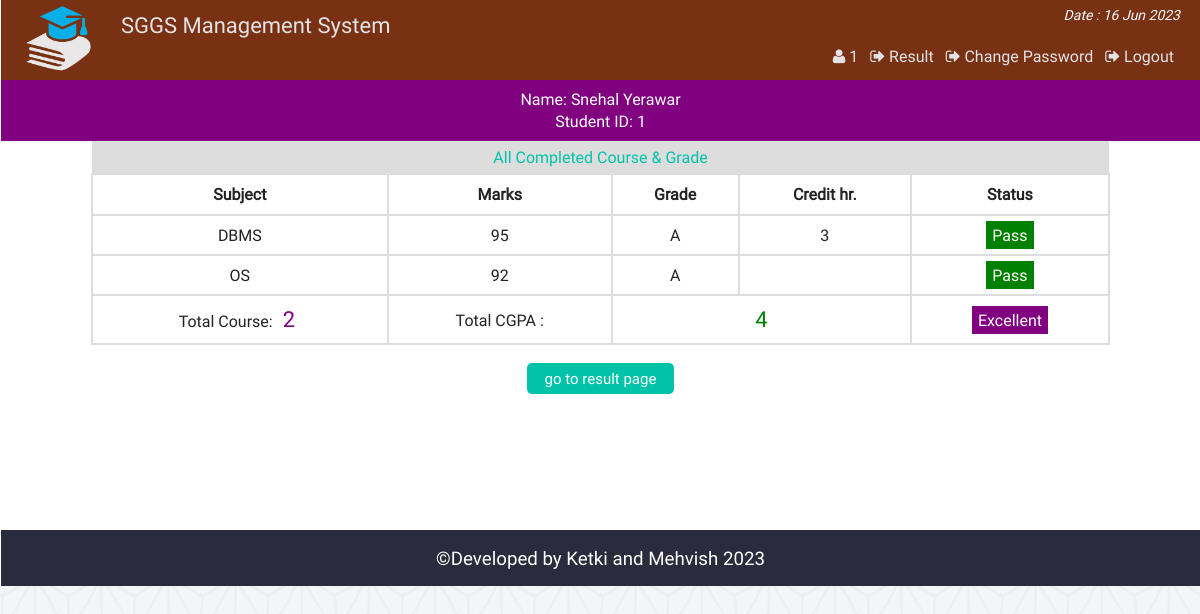
The app's page /view_single_cgpa.php?vr=1&vn=Snehal Yerawar (signed in) with its own data.
### tables this page shows
CREATE TABLE `result` (
  `id` int(11) NOT NULL,
  `st_id` int(11) NOT NULL,
  `marks` int(5) NOT NULL,
  `sub` varchar(50) NOT NULL,
  `semester` varchar(20) NOT NULL
);

### php/functions.php (called while the page is built, shortened)
<?php
class login_registration_class{
	public function view_cgpa($stid){
		global $conn;
		$sql = "select * from result where st_id='$stid'";
		$result = $conn->query($sql);
		return $result;
	}
};
?>

### view_single_cgpa.php (the view, shortened to what this page needs)
<?php
	require "php/config.php";
	require_once "php/functions.php";
	$user = new login_registration_class();
	if(isset($_REQUEST['vr'])){
		$stid = $_REQUEST['vr'];
		$name = $_REQUEST['vn'];
	}
?>
<?php
include "php/headertop.php";
?>
<div class="all_student fix">
		<?php
		function credit_hour($x){
			if($x=="DBMS") return 3;
			elseif($x == "DBMS Lab") return 1;
			elseif($x == "Mathematics") return 4;
			elseif($x == "Programming") return 3;
			elseif($x == "Programming Lab") return 1;
			elseif($x == "English") return 4;
			elseif($x == "Physics") return 3;
			elseif($x == "Chemistry") return 3;
			elseif($x == "Psychology") return 3;
		}
		function grade_point($gd){
			if($gd<60) return 0;
			elseif($gd>=60 && $gd<70) return 1;
			elseif($gd>=70 && $gd<80) return 2;
			elseif($gd>=80 && $gd<90) return 3;
			elseif($gd>=90 && $gd<=100) return 4;
		}
		?>
	<div class="fix">
	<p style="text-align:center;color:#fff;background:purple;margin:0;padding:8px;"><?php echo "Name: ".$name."<br>Student ID: " . $stid; ?></p>
	</div>
<div  class="fix">
	<p style='text-align:center;background:#ddd;color:#01C3AA;padding:5px;width:84%;margin:0 auto'>All Completed Course & Grade</p>
</div>
	<?php
			$i=0;
			$ch = 0;
			$gp = 0;
				$get_result = $user->view_cgpa($stid);
				if($get_result && ($get_result->num_rows)>0){
			?>
				<table class="tab_two" style="text-align:center;width:85%;margin:0 auto">
					<th>Subject</th>
					<th>Marks</th>
					<th>Grade</th>
					<th>Credit hr.</th>
					<th>Status</th>
		<?php
				while($rows = $get_result->fetch_assoc()){
				$i++;
				$ch = $ch + credit_hour($rows['sub']);
		?>
			<tr>
				<td><?php echo $rows['sub']; ?></td>
				<td><?php echo $rows['marks']; ?></td>
				<td>
				<?php
					$mark = $rows['marks'];
					if($mark<60){echo "F";}
					elseif($mark>=60 && $mark<70){echo "D";}
					elseif($mark>=70 && $mark<80){echo "C";}
					elseif($mark>=80 && $mark<90){echo "B";}
					elseif($mark>=90 && $mark<=100){echo "A";}
					$gp = $gp + (credit_hour($rows['sub']) * grade_point($rows['marks']));
				?>
				</td>
				<td><?php echo credit_hour($rows['sub']); ?></td>
				<td>
				<?php
					$stat = $rows['marks'];
					if($stat<60){
						echo "<span style='background:red;padding:3px 11px;color:#fff;'>Fail</span>";
					}elseif($stat>=60 && $stat<70){
						echo "<span style='background:yellow'>Retake</span>";
					}else{
						echo "<span style='background:green;padding:3px 6px;color:#fff;'>Pass</span>";
					}
				?>
				</td>
			</tr>
			<?php } ?>
			<tr>
			<td><?php echo "Total Course: <span style='color:#800080;padding:3px 6px;font-size:22px'>".$i."</span>"; ?></td>
				<td colspan="1">Total CGPA : </td>
				<td colspan="2">
				<?php
				$sg = $gp/$ch;
				echo "<span style='color:green;padding:3px 6px;font-size:22px'>" . round($sg,2) . "</span>"; ?>
				</td>
				<td>
					<?php
						if($sg>=3.5){
							echo "<span style='background:purple;padding:3px 6px;color:#fff;'>Excellent";
						}elseif($sg>=3.0 && $sg<3.5){
							echo "<span style='background:green;padding:3px 6px;color:#fff;'>Good";
						}elseif($sg>=2.5 && $sg<3.0){
							echo "<span style='background:gray;padding:3px 6px;color:#fff;'>Average";
						}else{
							echo "<span style='background:red;padding:3px 6px;color:#fff;'>Probation";
						}
					?>
				</td>
			</tr>
		</table>
		<?php
			}
			else{
				echo  "<p style='color:red;text-align:center'>Nothing Found</p>";
				}
		?>
		<div class="back fix">
			<p style="text-align:center"><a href="view_single_result.php?vr=<?php echo $stid?>&vn=<?php echo $name?>"><button class="editbtn">go to result page</button></a></p>
		</div>
</div>
<?php include "php/footerbottom.php";?>

### css/main.css (style rules this page uses)
html { color: #222; font-size: 1em; line-height: 1.4; }
a { text-decoration:none; }
.fix { overflow:hidden; }
body { font-family:roboto !important; background:url(../img/ptrn.png) repeat fixed; }
.st_reg th, td { padding: 8px; }
.editbtn { background-color: #01C3AA; border: none; border-radius:5px; color: white; padding: 5px 18px; text-align: center; text-decoration: none; display: inline-block; font-size: 15px; margin: 2px 1px; cursor: pointer; }
.all_student { min-height:450px; }
table.att_tab tr,td,th { border:2px solid #ddd; border-collapse:collapse; padding:8px; }

### records on screen
result: sub "DBMS", marks "95", shows "A", sub "3", shows "Pass"
result: sub "OS", marks "92", shows "A", shows "Pass"

### other values on screen
$sid "1"
$name "Snehal Yerawar"
$stid "1"
$i "2"
$sg "4"
